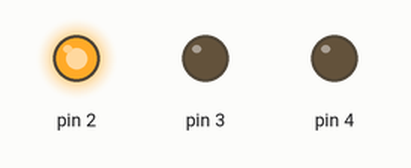
Bench run of a sketch on a simulated Arduino Uno, built with avr-gcc and run on an emulated ATmega328P. On the bench: output pins drawn as LEDs (lit = HIGH).

Above: at 0.05 s.
At 0.75 s:
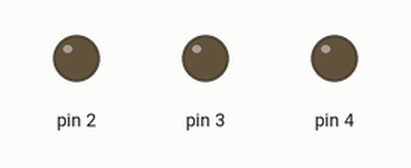
At 1.45 s:
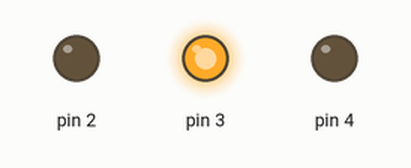
At 2.85 s:
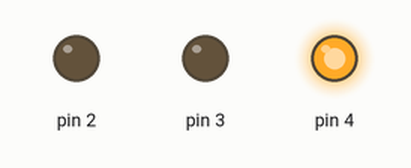
Timing chart, 0 to 3.1 s (numbered marks = the images above):
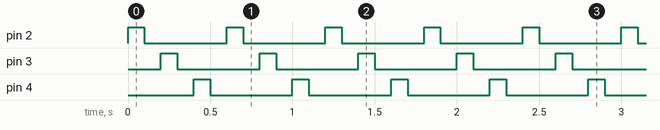

The sketch:

0.ForLED.ino
```cpp
int R=2;
int Y=3;
int G=4;

void setup() {
for (int i=2; i<=4; i++){
pinMode(i,OUTPUT);
}

}

void loop() {
 for (int i=2; i<=4; i++){
digitalWrite(i,HIGH);
delay(100);
digitalWrite(i,LOW);
delay(100);
 }
}
```

Measured:
- by itself, pin 2–4: alternates HIGH for 0.10 s and LOW for 0.50 s
